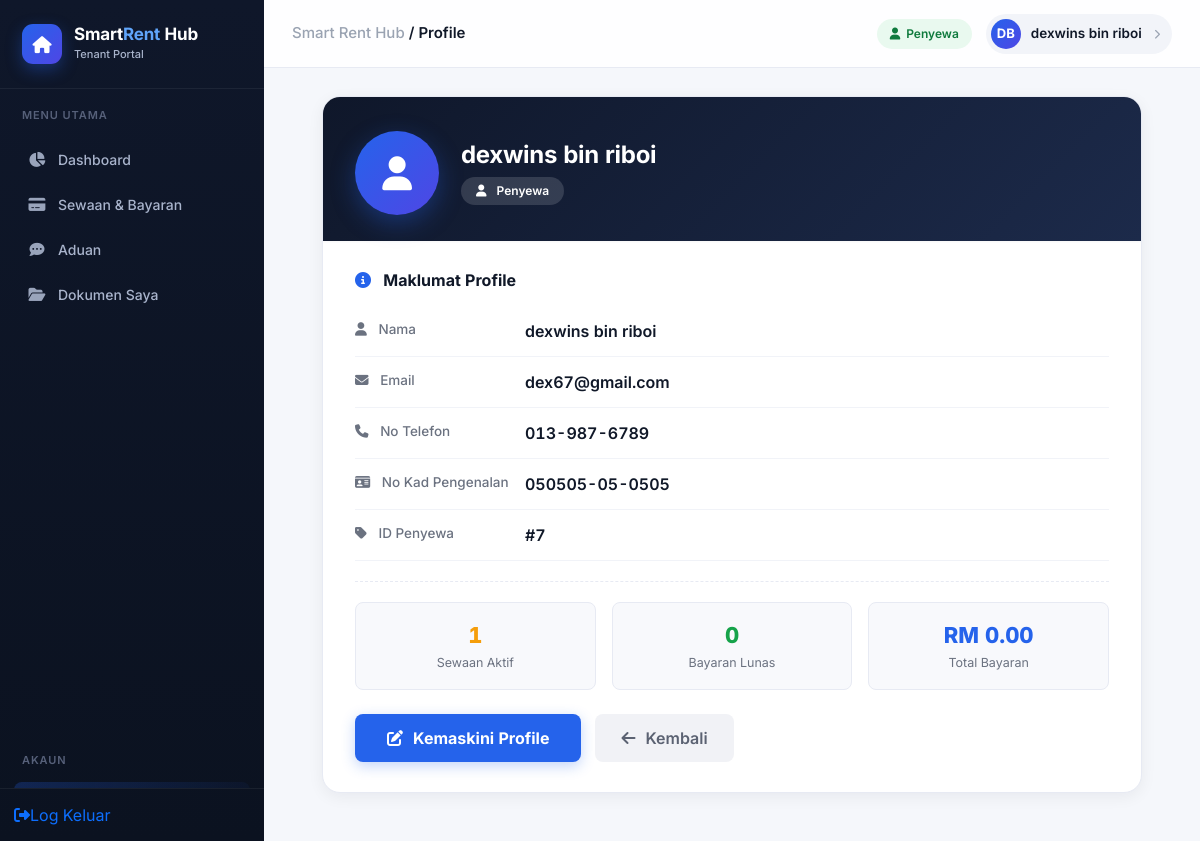
/profile.php (signed in), run on the app's committed database.
### tables this page shows
CREATE TABLE IF NOT EXISTS `penyewa` (
  `id_penyewa` int NOT NULL AUTO_INCREMENT,
  `nama` varchar(100) NOT NULL,
  `no_ic` varchar(20) NOT NULL,
  `no_telefon` varchar(20) DEFAULT NULL,
  `email` varchar(100) NOT NULL,
  `password` varchar(255) NOT NULL,
  `profile_picture` varchar(255) DEFAULT NULL,
  PRIMARY KEY (`id_penyewa`),
  UNIQUE KEY `no_ic` (`no_ic`),
  UNIQUE KEY `email` (`email`)
);

### profile.php (the view, shortened to what this page needs)
<?php
include("db.php");
$role = $_SESSION['role'];
$user_id = $_SESSION['user_id'];
if ($role == 'admin') {
    $nama = $_SESSION['nama'] ?? 'Admin';
    $email = $_SESSION['email'] ?? 'admin@umahkakjum.com';
    $no_telefon = $_SESSION['no_telefon'] ?? '-';
    $no_ic = '-';
    $role_display = 'Tuan Rumah / Admin';
    $tarikh_daftar = '-';
    $username = $_SESSION['username'] ?? 'admin';
} else {
    $sql = "SELECT * FROM penyewa WHERE id_penyewa = ?";
    $stmt = mysqli_prepare($conn, $sql);
    mysqli_stmt_bind_param($stmt, "i", $user_id);
    mysqli_stmt_execute($stmt);
    $result = mysqli_stmt_get_result($stmt);
    $penyewa = mysqli_fetch_assoc($result);
    if ($penyewa) {
        $nama = $penyewa['nama'];
        $email = $penyewa['email'];
        $no_telefon = $penyewa['no_telefon'] ?? '-';
        $no_ic = $penyewa['no_ic'] ?? '-';
        $role_display = 'Penyewa';
    } else {
        header("Location: logout.php");
        exit();
    }
}
$bil_sewaan = 0;
$bil_bayaran = 0;
$total_bayaran = 0;
if ($role == 'penyewa') {
    $sql = "SELECT COUNT(*) AS total FROM sewa WHERE id_penyewa = ?";
    $stmt = mysqli_prepare($conn, $sql);
    mysqli_stmt_bind_param($stmt, "i", $user_id);
    mysqli_stmt_execute($stmt);
    $result = mysqli_stmt_get_result($stmt);
    $row = mysqli_fetch_assoc($result);
    $bil_sewaan = $row['total'] ?? 0;
    $sql = "SELECT COUNT(*) AS bil, SUM(jumlah) AS total FROM bayaran b
            JOIN sewa s ON b.id_sewa = s.id_sewa
            WHERE s.id_penyewa = ? AND b.status = 'Lunas'";
    $stmt = mysqli_prepare($conn, $sql);
    mysqli_stmt_bind_param($stmt, "i", $user_id);
    mysqli_stmt_execute($stmt);
    $result = mysqli_stmt_get_result($stmt);
    $row = mysqli_fetch_assoc($result);
    $bil_bayaran = $row['bil'] ?? 0;
    $total_bayaran = $row['total'] ?? 0;
}
?>
<?php
if ($role == 'admin') {
    include("header.php");
} else {
    include("header_penyewa.php");
}
?>
<div class="page-wrapper">
    <div class="profile-card">
        <div class="profile-header">
            <div class="profile-avatar">
                <i class="fas fa-user"></i>
            </div>
            <div class="profile-title">
                <h4><?= htmlspecialchars($nama) ?></h4>
                <?php if ($role == 'admin'): ?>
                    <span class="badge-role">
                        <i class="fas fa-user-shield me-1"></i>
                        <?= $role_display ?>
                    </span>
                    <small style="display:block;font-size:11px;opacity:0.7;margin-top:3px;">
                        <i class="fas fa-user me-1"></i> @<?= htmlspecialchars($username) ?>
                    </small>
                <?php else: ?>
                    <span class="badge-role">
                        <i class="fas fa-user me-1"></i>
                        <?= $role_display ?>
                    </span>
                <?php endif; ?>
            </div>
        </div>
        <div class="profile-body">
            <h6 class="fw-bold mb-3"><i class="fas fa-info-circle me-2" style="color: var(--primary);"></i> Maklumat Profile</h6>
            <div class="info-row">
                <span class="label"><i class="fas fa-user me-2"></i> Nama</span>
                <span class="value"><?= htmlspecialchars($nama) ?></span>
            </div>
            <div class="info-row">
                <span class="label"><i class="fas fa-envelope me-2"></i> Email</span>
                <span class="value"><?= htmlspecialchars($email) ?></span>
            </div>
            <div class="info-row">
                <span class="label"><i class="fas fa-phone me-2"></i> No Telefon</span>
                <span class="value"><?= htmlspecialchars($no_telefon) ?></span>
            </div>
            <?php if ($role == 'admin'): ?>
                <div class="info-row">
                    <span class="label"><i class="fas fa-user-tag me-2"></i> Username</span>
                    <span class="value"><?= htmlspecialchars($username) ?></span>
                </div>
                <div class="info-row">
                    <span class="label"><i class="fas fa-tag me-2"></i> ID Admin</span>
                    <span class="value">#<?= $user_id ?></span>
                </div>
            <?php else: ?>
                <div class="info-row">
                    <span class="label"><i class="fas fa-id-card me-2"></i> No Kad Pengenalan</span>
                    <span class="value"><?= htmlspecialchars($no_ic) ?></span>
                </div>
                <div class="info-row">
                    <span class="label"><i class="fas fa-tag me-2"></i> ID Penyewa</span>
                    <span class="value">#<?= $user_id ?></span>
                </div>
            <?php endif; ?>
            <?php if ($role == 'penyewa'): ?>
            <div class="stats-grid">
                <div class="stat-item">
                    <div class="number gold"><?= $bil_sewaan ?></div>
                    <div class="label">Sewaan Aktif</div>
                </div>
                <div class="stat-item">
                    <div class="number green"><?= $bil_bayaran ?></div>
                    <div class="label">Bayaran Lunas</div>
                </div>
                <div class="stat-item">
                    <div class="number blue">RM <?= number_format($total_bayaran, 2) ?></div>
                    <div class="label">Total Bayaran</div>
                </div>
            </div>
            <?php endif; ?>
            <div class="action-buttons">
                <a href="edit_profile.php" class="btn-edit">
                    <i class="fas fa-edit"></i> Kemaskini Profile
                </a>
                <a href="<?= $role == 'admin' ? 'dashboard.php' : 'dashboard_tenant.php' ?>" class="btn-back">
                    <i class="fas fa-arrow-left"></i> Kembali
                </a>
            </div>
        </div>
    </div>
</div>
<?php
if ($role == 'admin') {
    include("footer.php");
} else {
    include("footer_penyewa.php");
}
?>

### assets/css/theme.css (style rules this page uses)
:root { --primary: #2563eb; --primary-dark: #1d4ed8; --primary-light: #eff4ff; --secondary: #4f46e5; --accent: #10b981; --success: #16a34a; --success-bg: #e9f9ef; --warning: #f59e0b; --warning-bg: #fef6e7; --danger: #ef4444; --danger-bg: #fdecec; --info: #0ea5e9; --info-bg: #eaf7fd; --bg: #f5f7fb; --card: #ffffff; --sidebar: #0f172a; --sidebar-soft: #16213a; --sidebar-hover: rgba(255, 255, 255, 0.06); --sidebar-text: #a9b4cc; --sidebar-text-active: #ffffff; --ink: #101828; --muted: #6b7280; --muted-soft: #9aa3b2; --border: #e7eaf3; --radius-sm: 8px; --radius: 12px; --radius-lg: 18px; --shadow-sm: 0 1px 2px rgba(16, 24, 40, 0.04); --shadow: 0 4px 16px rgba(16, 24, 40, 0.06); --shadow-lg: 0 12px 40px rgba(16, 24, 40, 0.10); --sidebar-w: 264px; font-variant-numeric: tabular-nums; }
* { box-sizing: border-box; }
body { background: var(--bg); font-family: 'Inter', -apple-system, BlinkMacSystemFont, 'Segoe UI', sans-serif; color: var(--ink); -webkit-font-smoothing: antialiased; }
a { text-decoration: none; }
.badge-role { font-size: 12px; font-weight: 600; padding: 6px 13px; border-radius: 20px; display: inline-flex; align-items: center; gap: 6px; }
.page-wrapper { max-width: 100%; margin: 0; padding: 0; }
.stats-row, .stats-grid { display: grid; grid-template-columns: repeat(auto-fit, minmax(200px, 1fr)); gap: 16px; margin-bottom: 24px; }
.btn-edit { background: var(--primary); border: none; border-radius: var(--radius-sm); padding: 12px 32px; font-weight: 700; color: #fff; transition: all 0.2s ease; display: inline-flex; align-items: center; gap: 10px; box-shadow: 0 4px 14px rgba(37, 99, 235, 0.28); }
.btn-back { background: #f1f2f6; border: none; border-radius: var(--radius-sm); padding: 12px 26px; font-weight: 600; color: #5b6272; transition: all 0.2s ease; display: inline-flex; align-items: center; gap: 10px; }
.action-buttons { margin-top: 24px; display: flex; gap: 14px; flex-wrap: wrap; }
.profile-card { background: var(--card); border-radius: var(--radius-lg); box-shadow: var(--shadow); border: 1px solid var(--border); overflow: hidden; max-width: 820px; margin: 0 auto; }
.profile-header { background: var(--card); border-radius: var(--radius-lg); padding: 24px 28px; box-shadow: var(--shadow-sm); border: 1px solid var(--border); margin-bottom: 22px; display: flex; align-items: center; gap: 22px; flex-wrap: wrap; }
.profile-card > .profile-header { background: linear-gradient(135deg, var(--sidebar) 0%, #1c2a4a 100%); padding: 34px 32px 26px; color: #fff; border: none; border-radius: 0; margin-bottom: 0; }
.profile-avatar { width: 84px; height: 84px; border-radius: 50%; background: linear-gradient(135deg, var(--primary), var(--secondary)); display: flex; align-items: center; justify-content: center; font-size: 34px; color: #fff; flex-shrink: 0; box-shadow: 0 8px 24px rgba(37, 99, 235, 0.35); }
.profile-title h4 { font-weight: 700; margin: 0; letter-spacing: -0.3px; }
.profile-title .badge-role { background: rgba(255,255,255,0.14); color: #fff; padding: 5px 15px; border-radius: 20px; font-size: 12px; font-weight: 600; display: inline-flex; margin-top: 8px; }
.profile-body { padding: 30px 32px; }
.info-row { display: flex; padding: 13px 0; border-bottom: 1px solid #f1f3f8; }
.info-row .label { width: 170px; color: var(--muted); font-size: 13.5px; flex-shrink: 0; font-weight: 500; }
.info-row .value { font-weight: 600; color: var(--ink); }
.profile-body .stats-grid { grid-template-columns: repeat(3, 1fr); margin-top: 20px; padding-top: 20px; border-top: 1px dashed var(--border); margin-bottom: 0; }
.stat-item { text-align: center; background: #f8f9fc; padding: 16px; border-radius: var(--radius-sm); border: 1px solid var(--border); }
.stat-item .number { font-size: 22px; font-weight: 800; color: var(--ink); }
.stat-item .number.gold { color: var(--warning); }
.stat-item .number.green { color: var(--success); }
.stat-item .number.blue { color: var(--primary); }
.stat-item .label { font-size: 12.5px; color: var(--muted); margin-top: 2px; }

### data on the page
penyewa: nama "dexwins bin riboi", email "dex67@gmail.com", no_telefon "013-987-6789", no_ic "050505-05-0505"

### other printed values
str_replace(['_tenant.php','.php'], ['','' ], $__current) "Profile"
$avatar_text "DB"
$_SESSION['nama'] "dexwins bin riboi"
$role_display "Penyewa"
$user_id "7"
$bil_sewaan "1"
$bil_bayaran "0"
$total_bayaran "0.00"
